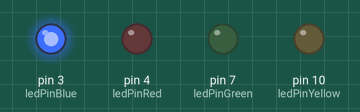
This sketch was run on a simulated Arduino Uno, built with avr-gcc and run on an emulated ATmega328P. Shown: output pins drawn as LEDs (lit = HIGH).

Above: at 0.1 s.
At 1.1 s:
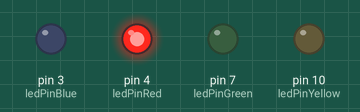
At 2.5 s:
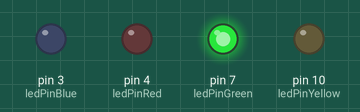
At 3.5 s:
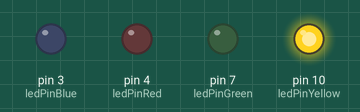
At 4.7 s:
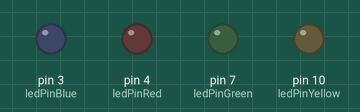
Timing chart, 0 to 5.2 s (numbered marks = the images above):
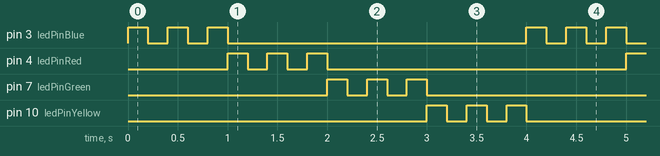

Measured:
- by itself, pin 3 (ledPinBlue), pin 4 (ledPinRed), pin 7 (ledPinGreen), pin 10 (ledPinYellow): repeats every 4.0 s: 2 × (LOW 0.20 s, HIGH 0.20 s), LOW 3.0 s, HIGH 0.20 s
- by itself, everything shown: repeats every 4.0 s, in 20 steps

The sketch:

alternate_4leds_array.ino
```cpp
const int ledPinBlue = 3;
const int ledPinRed = 4;
const int ledPinGreen = 7;
const int ledPinYellow = 10;
const int ledCount = 4;

int ledPins[4] = {
    ledPinBlue,
    ledPinRed,
    ledPinGreen,
    ledPinYellow
};

void lightALed(int ledPin, bool isOn)
{
    if (isOn) {
        digitalWrite(ledPin, HIGH);
    } else {
        digitalWrite(ledPin, LOW);
    }
}

void initLedPin(int ledPin, int value) {
    pinMode(ledPin, value);
}

void turnOffLights() {
    for (int i = 0; i < ledCount; i++) {
        lightALed(ledPins[i], false);
    }
}

void lightOnlyALed(int ledPin) {
    int isLedOn = true;

    turnOffLights();

    for (int i = 0; i < 5; i++) {
        lightALed(ledPin, isLedOn);
        isLedOn = !isLedOn;
        delay(200);
    }
}

void lightEachLed() {
    for (int j = 0; j < ledCount; j++) {
        lightOnlyALed(ledPins[j]);
    }
}

void setup()
{
    for (int i = 0; i < ledCount; i++) {
        initLedPin(ledPins[i], OUTPUT);
    }
}

void loop()
{
    lightEachLed();
}
```
